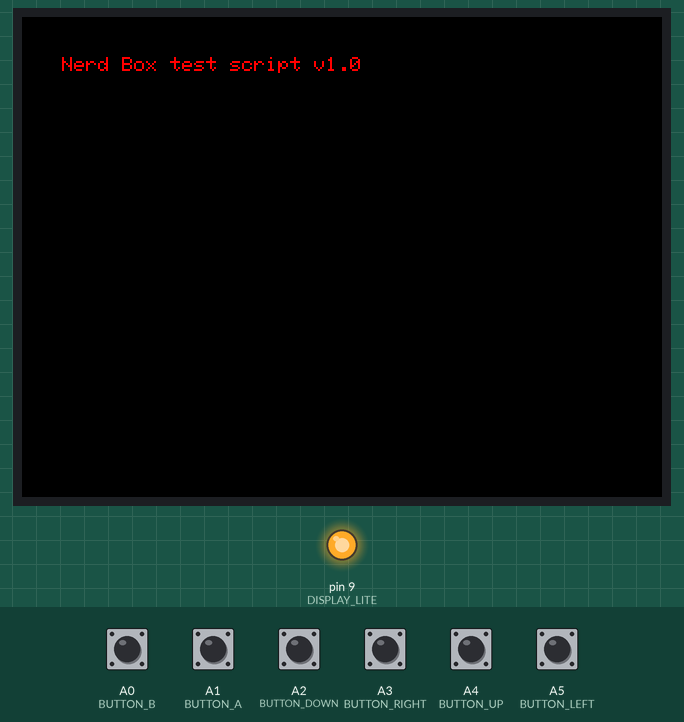
Recording of a sketch running on a simulated Arduino Uno, built with avr-gcc and run on an emulated ATmega328P. On the bench: 320×240 colour display, output pins drawn as LEDs (lit = HIGH). The inputs (shaded band) are chosen by the test bench; at power-on: A0 (BUTTON_B), A1 (BUTTON_A), A2 (BUTTON_DOWN), A3 (BUTTON_RIGHT), A4 (BUTTON_UP), A5 (BUTTON_LEFT) HIGH. What the sketch prints to the serial monitor is not drawn.

Above: at 1.5 s.
1.6 s: A1 (BUTTON_A) pulled LOW for 0.15 s
3.2 s: A2 (BUTTON_DOWN) pulled LOW for 0.15 s
4.8 s: A3 (BUTTON_RIGHT) pulled LOW for 0.15 s
At 6.0 s:
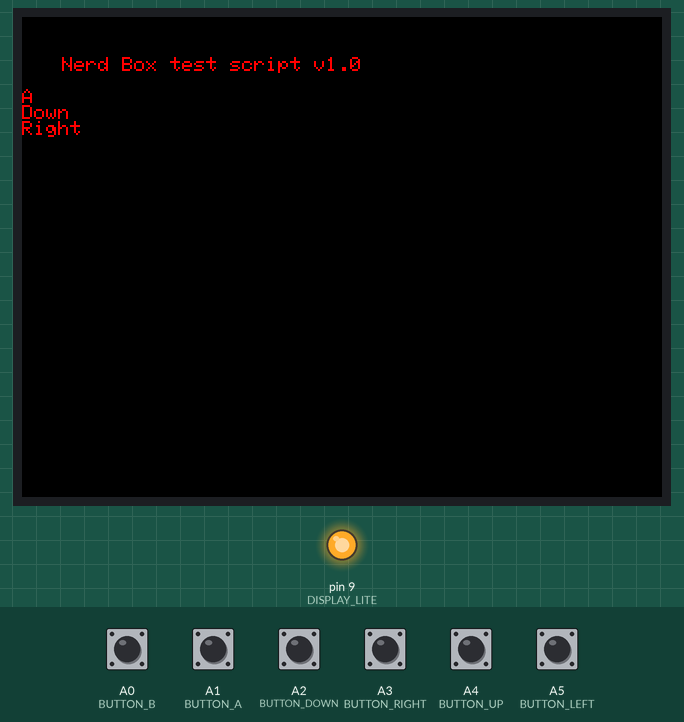
6.4 s: A4 (BUTTON_UP) pulled LOW for 0.15 s
8.0 s: A5 (BUTTON_LEFT) pulled LOW for 0.15 s
9.6 s: A0 (BUTTON_B) pulled LOW for 0.15 s
At 9.9 s:
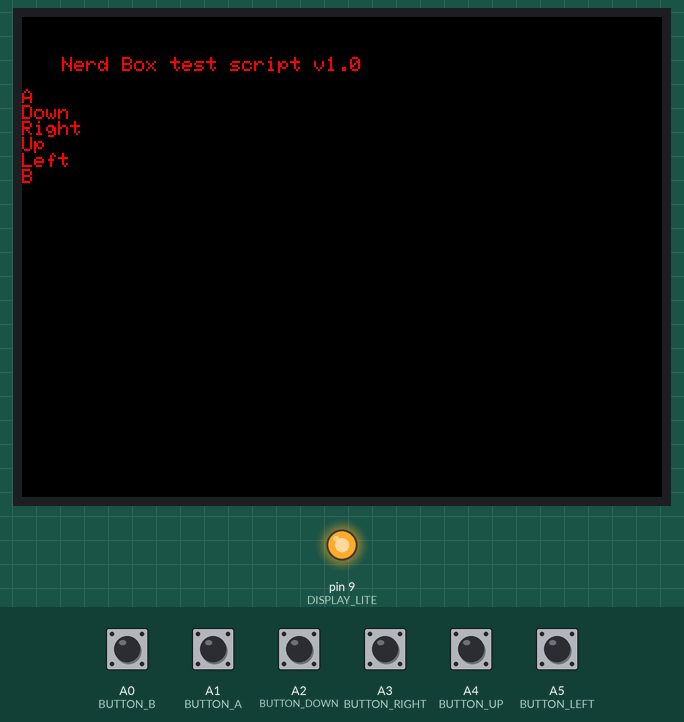
Timing chart, 0 to 12.2 s (numbered marks = the images above; inputs shaded):
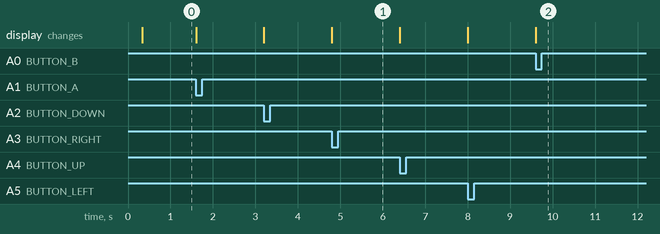

The sketch:

fast-test.ino
```cpp
// Script for testing hardware functionality of the Nerd Box console
// Writes text to the display and serial monitor corresponding to each hardware button when pressed
// Uses the PDQ_GFX PDQ_ILI9341 libraries which optimize the default adafruit TFT display libraries for better speed and program size

// Display libraries
#include <SPI.h>

// Pin number macro definitions
#define DISPLAY_LITE 9

#define BUTTON_LEFT A5
#define BUTTON_UP A4
#define BUTTON_RIGHT A3
#define BUTTON_DOWN A2
#define BUTTON_A A1
#define BUTTON_B A0

// From the PDQ_GFX config file found in the library's repo
#define	ILI9341_CS_PIN		6
#define	ILI9341_DC_PIN		11
#define	ILI9341_RST_PIN   10
#define	ILI9341_SAVE_SPI_SETTINGS	0

// Initialize display object
#include "PDQ_GFX.h"
#include "PDQ_ILI9341.h"

PDQ_ILI9341 tft;

void setup() {
  delay(100);
  Serial.begin(19200);
  pinMode(DISPLAY_LITE, OUTPUT);
  analogWrite(DISPLAY_LITE, 255);
  tft.begin();

  // Print debug text to serial monitor and dispaly
  Serial.println("Nerd Box test script v1.0");
  tft.setRotation(3);
  tft.fillScreen(0x0000);
  tft.setCursor(20, 20); // Cursor near top left corner
  tft.setTextColor(0xF800, 0x0000); // Red with black fill
  tft.println("Nerd Box test script v1.0");
  tft.println();

  // Initialize user button inputs
  pinMode(BUTTON_LEFT, INPUT_PULLUP);
  pinMode(BUTTON_UP, INPUT_PULLUP);
  pinMode(BUTTON_RIGHT, INPUT_PULLUP);
  pinMode(BUTTON_DOWN, INPUT_PULLUP);
  pinMode(BUTTON_A, INPUT_PULLUP);
  pinMode(BUTTON_B, INPUT_PULLUP);
}


// Storing button states for debouncing
byte upPress = LOW;
byte rightPress = LOW;
byte downPress = LOW;
byte leftPress = LOW;
byte aPress = LOW;
byte bPress = LOW;

// Storing time when buttons pressed for debouncing
unsigned long upTime = 0;
unsigned long rightTime = 0;
unsigned long downTime = 0;
unsigned long leftTime = 0;
unsigned long aTime = 0;
unsigned long bTime = 0;

void loop() {
  // Check button inputs
  // Print button name to serial monitor and display when pressed

  if (checkButton(BUTTON_UP, &upPress, &upTime)) {
    Serial.println("Up");
    tft.println("Up      ");
  }

  if (checkButton(BUTTON_RIGHT, &rightPress, &rightTime)) {
    Serial.println("Right");
    tft.println("Right  ");
  }

  if (checkButton(BUTTON_DOWN, &downPress, &downTime)) {
    Serial.println("Down");
    tft.println("Down   ");
  }

  if (checkButton(BUTTON_LEFT, &leftPress, &leftTime)) {
    Serial.println("Left");
    tft.println("Left    ");
  }

  if (checkButton(BUTTON_A, &aPress, &aTime)) {
    Serial.println("A");
    tft.println("A       ");
  }

  if (checkButton(BUTTON_B, &bPress, &bTime)) {
    Serial.println("B");
    tft.println("B      ");
  }

}

byte checkButton(int pinNumber, byte *buttonPress, unsigned long *buttonTime) {
  // Reads button press with debounce timer, based on debounce routine from arduino docs
  // buttonPress is the current state of the input, buttonTime is the time when the button state last changed from millis()
  // Pass pointers to variables containing button state and time

  byte buttonInput = digitalRead(pinNumber);

  if ((millis() - *buttonTime) > 50) {
    if (*buttonPress != buttonInput) {
      *buttonTime = millis(); // Record last time button pressed/released
      *buttonPress = buttonInput; // Change button state

      if (*buttonPress == LOW) {
        return 1;
      }
    }

  return 0;
  }

  // Returns false if button state was not changed to HIGH
  return 0;
}
```

Measured:
- after the input at 4.8 s, the display: changes at once (image 1)
- after the input at 9.6 s, the display: changes at once (image 2)
